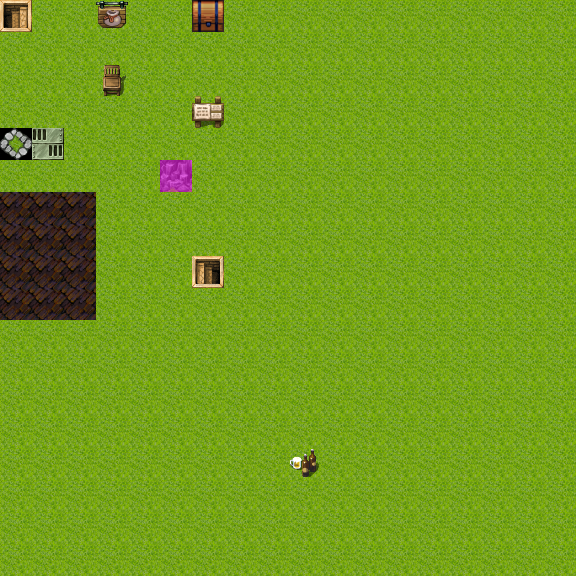

A 2D game scene composited from a Tiled map and its tileset images. What follows is a short description and the map's XML, with each tile layer's data collapsed to a summary:
An orthogonal 18x18 tile map with 32x32 px tiles, 4 tile layers (Ground, Objects, Above, Walkable), 60 tilesets and 17 objects (7x spawn, 3x sign, 3x key, 2x mapchange, rest, ...).

<map height="18" orientation="orthogonal" tileheight="32" tilewidth="32" version="1.0" width="18">
 <tileset firstgid="1" name="map_bed_1" tileheight="32" tilewidth="32">
  <image height="256" source="../drawable/map_bed_1.png" width="512" />
 </tileset><tileset firstgid="129" name="map_border_1" tileheight="32" tilewidth="32">
  <image height="256" source="../drawable/map_border_1.png" width="512" />
 </tileset><tileset firstgid="257" name="map_bridge_1" tileheight="32" tilewidth="32">
  <image height="256" source="../drawable/map_bridge_1.png" width="512" />
 </tileset><tileset firstgid="385" name="map_bridge_2" tileheight="32" tilewidth="32">
  <image height="256" source="../drawable/map_bridge_2.png" width="512" />
 </tileset><tileset firstgid="513" name="map_broken_1" tileheight="32" tilewidth="32">
  <image height="256" source="../drawable/map_broken_1.png" width="512" />
 </tileset><tileset firstgid="641" name="map_cavewall_1" tileheight="32" tilewidth="32">
  <image height="192" source="../drawable/map_cavewall_1.png" width="576" />
 </tileset><tileset firstgid="749" name="map_cavewall_2" tileheight="32" tilewidth="32">
  <image height="192" source="../drawable/map_cavewall_2.png" width="576" />
 </tileset><tileset firstgid="857" name="map_cavewall_3" tileheight="32" tilewidth="32">
  <image height="192" source="../drawable/map_cavewall_3.png" width="576" />
 </tileset><tileset firstgid="965" name="map_cavewall_4" tileheight="32" tilewidth="32">
  <image height="192" source="../drawable/map_cavewall_4.png" width="576" />
 </tileset><tileset firstgid="1073" name="map_chair_table_1" tileheight="32" tilewidth="32">
  <image height="256" source="../drawable/map_chair_table_1.png" width="512" />
 </tileset><tileset firstgid="1201" name="map_chair_table_2" tileheight="32" tilewidth="32">
  <image height="256" source="../drawable/map_chair_table_2.png" width="512" />
 </tileset><tileset firstgid="1329" name="map_crate_1" tileheight="32" tilewidth="32">
  <image height="256" source="../drawable/map_crate_1.png" width="512" />
 </tileset><tileset firstgid="1457" name="map_cupboard_1" tileheight="32" tilewidth="32">
  <image height="256" source="../drawable/map_cupboard_1.png" width="512" />
 </tileset><tileset firstgid="1585" name="map_curtain_1" tileheight="32" tilewidth="32">
  <image height="256" source="../drawable/map_curtain_1.png" width="512" />
 </tileset><tileset firstgid="1713" name="map_entrance_1" tileheight="32" tilewidth="32">
  <image height="256" source="../drawable/map_entrance_1.png" width="512" />
 </tileset><tileset firstgid="1841" name="map_entrance_2" tileheight="32" tilewidth="32">
  <image height="256" source="../drawable/map_entrance_2.png" width="512" />
 </tileset><tileset firstgid="1969" name="map_fence_1" tileheight="32" tilewidth="32">
  <image height="256" source="../drawable/map_fence_1.png" width="512" />
 </tileset><tileset firstgid="2097" name="map_fence_2" tileheight="32" tilewidth="32">
  <image height="256" source="../drawable/map_fence_2.png" width="512" />
 </tileset><tileset firstgid="2225" name="map_fence_3" tileheight="32" tilewidth="32">
  <image height="256" source="../drawable/map_fence_3.png" width="512" />
 </tileset><tileset firstgid="2353" name="map_fence_4" tileheight="32" tilewidth="32">
  <image height="256" source="../drawable/map_fence_4.png" width="512" />
 </tileset><tileset firstgid="2481" name="map_ground_1" tileheight="32" tilewidth="32">
  <image height="256" source="../drawable/map_ground_1.png" width="512" />
 </tileset><tileset firstgid="2609" name="map_ground_2" tileheight="32" tilewidth="32">
  <image height="256" source="../drawable/map_ground_2.png" width="512" />
 </tileset><tileset firstgid="2737" name="map_ground_3" tileheight="32" tilewidth="32">
  <image height="256" source="../drawable/map_ground_3.png" width="512" />
 </tileset><tileset firstgid="2865" name="map_ground_4" tileheight="32" tilewidth="32">
  <image height="256" source="../drawable/map_ground_4.png" width="512" />
 </tileset><tileset firstgid="2993" name="map_ground_5" tileheight="32" tilewidth="32">
  <image height="256" source="../drawable/map_ground_5.png" width="512" />
 </tileset><tileset firstgid="3121" name="map_ground_6" tileheight="32" tilewidth="32">
  <image height="256" source="../drawable/map_ground_6.png" width="512" />
 </tileset><tileset firstgid="3249" name="map_ground_7" tileheight="32" tilewidth="32">
  <image height="256" source="../drawable/map_ground_7.png" width="512" />
 </tileset><tileset firstgid="3377" name="map_ground_8" tileheight="32" tilewidth="32">
  <image height="256" source="../drawable/map_ground_8.png" width="512" />
 </tileset><tileset firstgid="3505" name="map_house_1" tileheight="32" tilewidth="32">
  <image height="256" source="../drawable/map_house_1.png" width="512" />
 </tileset><tileset firstgid="3633" name="map_house_2" tileheight="32" tilewidth="32">
  <image height="256" source="../drawable/map_house_2.png" width="512" />
 </tileset><tileset firstgid="3761" name="map_indoor_1" tileheight="32" tilewidth="32">
  <image height="256" source="../drawable/map_indoor_1.png" width="512" />
 </tileset><tileset firstgid="3889" name="map_indoor_2" tileheight="32" tilewidth="32">
  <image height="256" source="../drawable/map_indoor_2.png" width="512" />
 </tileset><tileset firstgid="4017" name="map_kitchen_1" tileheight="32" tilewidth="32">
  <image height="256" source="../drawable/map_kitchen_1.png" width="512" />
 </tileset><tileset firstgid="4145" name="map_outdoor_1" tileheight="32" tilewidth="32">
  <image height="256" source="../drawable/map_outdoor_1.png" width="512" />
 </tileset><tileset firstgid="4273" name="map_pillar_1" tileheight="32" tilewidth="32">
  <image height="256" source="../drawable/map_pillar_1.png" width="512" />
 </tileset><tileset firstgid="4401" name="map_pillar_2" tileheight="32" tilewidth="32">
  <image height="256" source="../drawable/map_pillar_2.png" width="512" />
 </tileset><tileset firstgid="4529" name="map_plant_1" tileheight="32" tilewidth="32">
  <image height="256" source="../drawable/map_plant_1.png" width="512" />
 </tileset><tileset firstgid="4657" name="map_plant_2" tileheight="32" tilewidth="32">
  <image height="256" source="../drawable/map_plant_2.png" width="512" />
 </tileset><tileset firstgid="4785" name="map_rock_1" tileheight="32" tilewidth="32">
  <image height="256" source="../drawable/map_rock_1.png" width="512" />
 </tileset><tileset firstgid="4913" name="map_rock_2" tileheight="32" tilewidth="32">
  <image height="256" source="../drawable/map_rock_2.png" width="512" />
 </tileset><tileset firstgid="5041" name="map_roof_1" tileheight="32" tilewidth="32">
  <image height="256" source="../drawable/map_roof_1.png" width="512" />
 </tileset><tileset firstgid="5169" name="map_roof_2" tileheight="32" tilewidth="32">
  <image height="256" source="../drawable/map_roof_2.png" width="512" />
 </tileset><tileset firstgid="5297" name="map_roof_3" tileheight="32" tilewidth="32">
  <image height="256" source="../drawable/map_roof_3.png" width="512" />
 </tileset><tileset firstgid="5425" name="map_shop_1" tileheight="32" tilewidth="32">
  <image height="256" source="../drawable/map_shop_1.png" width="512" />
 </tileset><tileset firstgid="5553" name="map_sign_ladder_1" tileheight="32" tilewidth="32">
  <image height="256" source="../drawable/map_sign_ladder_1.png" width="512" />
 </tileset><tileset firstgid="5681" name="map_table_1" tileheight="32" tilewidth="32">
  <image height="256" source="../drawable/map_table_1.png" width="512" />
 </tileset><tileset firstgid="5809" name="map_trail_1" tileheight="32" tilewidth="32">
  <image height="256" source="../drawable/map_trail_1.png" width="512" />
 </tileset><tileset firstgid="5937" name="map_transition_1" tileheight="32" tilewidth="32">
  <image height="256" source="../drawable/map_transition_1.png" width="512" />
 </tileset><tileset firstgid="6065" name="map_transition_2" tileheight="32" tilewidth="32">
  <image height="256" source="../drawable/map_transition_2.png" width="512" />
 </tileset><tileset firstgid="6193" name="map_transition_3" tileheight="32" tilewidth="32">
  <image height="256" source="../drawable/map_transition_3.png" width="512" />
 </tileset><tileset firstgid="6321" name="map_transition_4" tileheight="32" tilewidth="32">
  <image height="256" source="../drawable/map_transition_4.png" width="512" />
 </tileset><tileset firstgid="6449" name="map_transition_5" tileheight="32" tilewidth="32">
  <image height="256" source="../drawable/map_transition_5.png" width="512" />
 </tileset><tileset firstgid="6577" name="map_tree_1" tileheight="32" tilewidth="32">
  <image height="256" source="../drawable/map_tree_1.png" width="512" />
 </tileset><tileset firstgid="6705" name="map_tree_2" tileheight="32" tilewidth="32">
  <image height="256" source="../drawable/map_tree_2.png" width="512" />
 </tileset><tileset firstgid="6833" name="map_wall_1" tileheight="32" tilewidth="32">
  <image height="256" source="../drawable/map_wall_1.png" width="512" />
 </tileset><tileset firstgid="6961" name="map_wall_2" tileheight="32" tilewidth="32">
  <image height="256" source="../drawable/map_wall_2.png" width="480" />
 </tileset><tileset firstgid="7081" name="map_wall_3" tileheight="32" tilewidth="32">
  <image height="256" source="../drawable/map_wall_3.png" width="480" />
 </tileset><tileset firstgid="7201" name="map_wall_4" tileheight="32" tilewidth="32">
  <image height="256" source="../drawable/map_wall_4.png" width="480" />
 </tileset><tileset firstgid="7321" name="map_window_1" tileheight="32" tilewidth="32">
  <image height="256" source="../drawable/map_window_1.png" width="512" />
 </tileset><tileset firstgid="7449" name="map_window_2" tileheight="32" tilewidth="32">
  <image height="256" source="../drawable/map_window_2.png" width="512" />
 </tileset><layer height="18" name="Ground" width="18">
  <data>[324 cells, 324 non-empty, 5 distinct tile ids]</data>
 </layer>
 <layer height="18" name="Objects" width="18">
  <data>[324 cells, 8 non-empty, 8 distinct tile ids]</data>
 </layer>
 <layer height="18" name="Above" width="18">
  <data>[324 cells, 0 non-empty, 0 distinct tile ids]</data>
 </layer>
 <layer height="18" name="Walkable" width="18">
  <data>[324 cells, 1 non-empty, 1 distinct tile ids]</data>
 </layer>
 <objectgroup height="18" name="Object Layer 1" width="18">
  <object height="32" name="debugsign" type="sign" width="32" x="192" y="96" />
  <object height="32" name="start" type="rest" width="32" x="96" y="64" />
  <object height="32" name="Unopenable key area" type="key" width="32" x="32" y="128">
   <properties>
    <property name="phrase" value="debugrequireskey" />
    <property name="requireId" value="no_quest" />
    <property name="requireType" value="questProgress" />
    <property name="requireValue" value="10" />
   </properties>
  </object>
  <object height="32" name="Openable by quest" type="key" width="32" x="0" y="128">
   <properties>
    <property name="phrase" value="debugrequireskey" />
    <property name="requireId" value="debugquest" />
    <property name="requireType" value="questProgress" />
    <property name="requireValue" value="100" />
   </properties>
  </object>
  <object height="32" name="place2" type="mapchange" width="32" x="192" y="256">
   <properties>
    <property name="map" value="debugmap" />
    <property name="place" value="place1" />
   </properties>
  </object>
  <object height="32" name="place1" type="mapchange" width="32" x="0" y="0">
   <properties>
    <property name="map" value="debugmap" />
    <property name="place" value="place2" />
   </properties>
  </object>
  <object height="32" name="startitems" type="container" width="32" x="192" y="0" />
  <object height="32" name="Toll both. 10 gold." type="key" width="32" x="96" y="0">
   <properties>
    <property name="phrase" value="debugrequires10gold" />
    <property name="requireId" value="gold" />
    <property name="requireType" value="inventoryRemove" />
    <property name="requireValue" value="10" />
   </properties>
  </object>
 </objectgroup>
 <objectgroup height="18" name="Spawn" width="18">
  <object height="160" name="debug_insect" type="spawn" width="192" x="384" y="128">
   <properties>
    <property name="quantity" value="15" />
   </properties>
  </object>
  <object height="64" name="debug_troll" type="spawn" width="64" x="512" y="256">
   <properties>
    <property name="quantity" value="3" />
   </properties>
  </object>
  <object height="32" name="debugNPC1" type="spawn" width="32" x="288" y="0" />
  <object height="32" name="debugNPC2" type="spawn" width="32" x="256" y="0" />
  <object height="32" name="debugNPC3" type="spawn" width="32" x="32" y="448" />
  <object name="chaotic_dialogue" type="spawn" x="256" y="64" width="32" height="32">
   <properties>
    <property name="spawngroup" value="chaotic_rewarder" />
   </properties>
  </object>
 </objectgroup>
 <objectgroup height="18" name="Inactive" width="18">
  <properties>
   <property name="active" value="false" />
  </properties>
  <object height="32" name="signbeer" type="sign" width="32" x="288" y="448" />
  <object height="96" name="debug_insect_inactive" type="spawn" width="160" x="96" y="416">
   <properties>
    <property name="active" value="false" />
    <property name="quantity" value="11" />
    <property name="spawngroup" value="debug_insect" />
   </properties>
  </object>
 </objectgroup>
 <objectgroup height="18" name="Active" width="18">
  <object height="32" name="signnobeer" type="sign" width="32" x="288" y="448" />
 </objectgroup>
</map>
